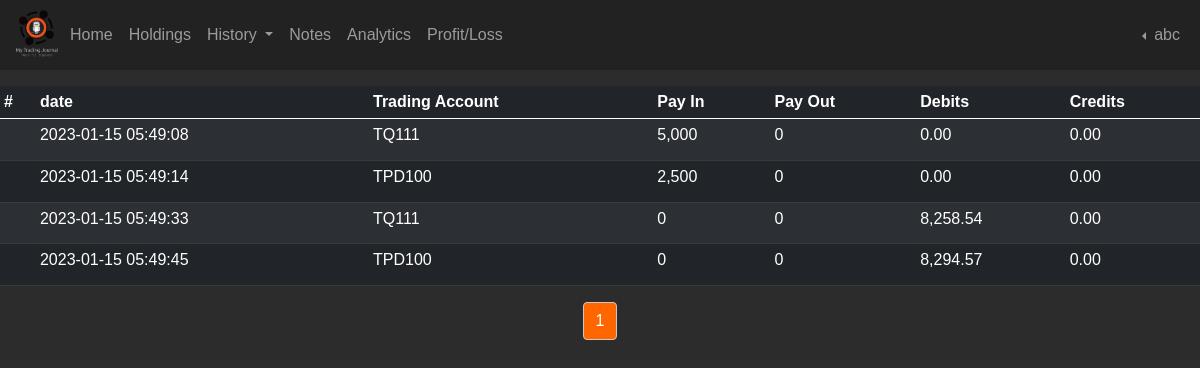
The page /fund_history_page (signed in) on the database its author committed.
### applications/models.py (models this page shows, shortened)
class Users(db.Model, UserMixin):
    __tablename__ = "users"
    id = db.Column(db.Integer(), primary_key=True)
    date = db.Column(db.DateTime, server_default=db.func.now(), nullable=False)
    username = db.Column(db.String(45), unique=True, nullable=False)
    email = db.Column(db.String(45), unique=True, nullable=False)
    hash_password = db.Column(db.String(60), nullable=False)
    last_logged = db.Column(db.DateTime, server_default=db.func.now(), server_onupdate=db.func.now(), nullable=False)
    scripts = db.relationship('Transactions', backref='owner_id', lazy=True)
    brokers = db.relationship('Brokers', backref="user_brokers", lazy=True)
    research = db.relationship('Research', backref="user_research", lazy=True)
    funds = db.relationship('Funds', backref="user_funds", lazy=True)
    @property
    def password(self):
        return self.password

class Funds(db.Model):
    __tablename__ = "funds"
    id = db.Column(db.Integer(), primary_key=True)
    date = db.Column(db.DateTime, server_default=db.func.now(), nullable=False)
    user_id = db.Column(db.Integer(), db.ForeignKey('users.id', ondelete='CASCADE'), nullable=False)
    trading_code = db.Column(db.String(length=45), nullable=False)
    pay_in = db.Column(db.Integer(), default=0.00, nullable=False)
    debits = db.Column(db.Float(), default=0.00, nullable=False)
    credits = db.Column(db.Float(), default=0.00, nullable=False)
    pay_out = db.Column(db.Integer(), default=0.00, nullable=False)
    balance = db.Column(db.Float(), default=0.00, nullable=False)

### applications/routers/fund_history_route.py (the view)
@app.route('/fund_history_page', methods=['GET', 'POST'])
@login_required
def fund_history_page():
    page = request.args.get('page', 1, int)
    fund_data = Funds.query.filter(Funds.user_id == current_user.id).paginate(page=page, per_page=10)
    return render_template('fund_history.html', fund_data=fund_data)

### applications/models.py (called while the page is built)
@login_manager.user_loader
def load_user(user_id):
    return Users.query.get(int(user_id))

### applications/templates/fund_history.html (shortened to what this page needs)
{% extends 'layout.html' %}
{% block content %}
<div class="row">
        <div class="4">
            <table class="table table-dark table-striped table-sm tableFixHead">
                <thead>
                    <tr>
                        <th scope="col">#</th>
                        <th scope="col">date</th>
                        <th scope="col">Trading Account</th>
                        <th scope="col">Pay In</th>
                        <th scope="col">Pay Out</th>
                        <th scope="col">Debits</th>
                        <th scope="col">Credits</th>
                    </tr>
                </thead>
                <tbody>
                        {% for fd in fund_data.items %}
                        <tr>
                            <td></td>
                            <td>{{ fd.date }}</td>
                            <td>{{ fd.trading_code }}</td>
                            <td>{{ format_price (fd.pay_in )}}</td>
                            <td>{{ format_price (fd.pay_out) }}</td>
                            <td>{{ format_price (fd.debits )}}</td>
                            <td>{{ format_price (fd.credits) }}</td>
                        </tr>
                        {% endfor %}
                </tbody>
            </table>
            <div class="text-center paginated">
                {% for page_num in fund_data.iter_pages(left_edge=1, right_edge=1, left_current=1, right_current=2) %}
                    {% if page_num %}
                        {% if fund_data.page == page_num %}
                            <a class="btn mb-4" id="btn-current" href="{{ url_for('fund_history_page', page=page_num) }}">{{ page_num }}</a>
                        {% else %}
                            <a class="btn btn-outline-info mb-4" href="{{ url_for('fund_history_page', page=page_num) }}">{{ page_num }}</a>
                        {% endif %}
                    {% else %}
                        ...
                    {% endif %}
                {% endfor %}
            </div>
        </div>
</div>
{% endblock content %}
{%- macro format_price(price, thousand_separator=',', decimal_separator='.', decimal_places=2) -%}
{%- set price_as_string = price | string -%}
{%- set price_split = price_as_string.split('.') -%}
{%- set price_integer = price_split[0] -%}
{%- if price_split | count > 1 -%}
{%- set price_fraction = price_split[1] -%}
{%- if price_fraction | length < decimal_places -%}
{%- set price_fraction = price_fraction.ljust(decimal_places, '0') -%}
{%- else -%}
{%- set price_fraction = price_fraction[:decimal_places] -%}
{%- endif -%}
{%- else -%}
{%- set price_fraction = '' -%}
{%- endif -%}
{%- set formatted_price_integer = price_integer | reverse | batch(3) | map('join', '') | join(thousand_separator) | reverse -%}
{%- if price_fraction != '' -%}
{%- set formatted_price = formatted_price_integer ~ decimal_separator ~ price_fraction -%}
{%- else -%}
{%- set formatted_price = formatted_price_integer-%}
{%- endif -%}
{{- formatted_price -}} {%- endmacro -%}

### applications/templates/layout.html (shortened to what this page needs)
<!doctype html>
<html lang="en">
  <head>
    <link href="https://cdn.jsdelivr.net/npm/bootstrap@5.0.2/dist/css/bootstrap.min.css" rel="stylesheet">
    <link href="{{ url_for('static', filename='style.css')}}" rel="stylesheet" type="text/css">
  </head>
  <body>
    <nav class="navbar navbar-expand-lg navbar-dark">
        <div class="container-fluid">
          <img class='mb-1' src="{{ url_for('static', filename='images/new_version_logo.png') }}" width=50 alt="Website Logo">
          {% if current_user.is_authenticated %}
          <div class="collapse navbar-collapse" id="navbarSupportedContent">
            <ul class="navbar-nav me-auto mb-2 mb-lg-0">
              <li class="nav-item">
                <a class="nav-link" href="{{ url_for('home_page') }}">Home</a>
              </li>
              <li class="nav-item">
                <a class="nav-link" href="{{ url_for('holdings_page') }}">Holdings</a>
              </li>
              <li class="nav-item dropdown dropdown">
                <a class="nav-link dropdown-toggle" href="#" id="navbarDropdown" role="button" data-bs-toggle="dropdown" aria-expanded="false mx-50">
                  History
                </a>
              </li>
              <li class="nav-item">
                <a class="nav-link" href="{{ url_for('notes_page') }}">Notes</a>
              </li>
              <li class="nav-item">
                <a class="nav-link" href="{{ url_for('analytics_page') }}">Analytics</a>
              </li>
              <li class="nav-item">
                <a class="nav-link" href="{{ url_for('profit_loss_page') }}">Profit/Loss</a>
              </li>
            </ul>
              <div class="d-flex navbar-nav">
                <li class="nav-item dropdown dropstart">
                  <a class="nav-link dropdown-toggle" href="#" id="navbarDropdown" role="button" data-bs-toggle="dropdown" aria-expanded="false mx-50">
                    {{ current_user.username }}
                  </a>
                </li>
              </div>
            {% endif %}
          </div>
        </div>
    </nav>
    <div class="row">
      <div class="col-4"></div>
      <div class="col-4"></div>
    </div>
    {% block content %}
    {% endblock content %}
  </body>
</html>

### applications/static/style.css (style rules this page uses)
body { margin: 0; background-color: #2c2c2c; color: white; font-family: sans-serif; }
nav, .form_bg, .modal-content { background-color: #222222; color: white; }
.btn, .btn-secondary { background-color: #373737; color: white; border-color: rgb(201, 201, 201); }
.tableFixHead { overflow-y: auto; height: 200px; }
.tableFixHead thead th { position: sticky; top: 0px; }
#btn-current { background-color: rgb(255, 102, 0); }

### rows shown on the page
Users: username "abc"
Funds: date "2023-01-15 05:49:08", trading_code "TQ111", pay_in "5,000 0 0.00 0.00"
Funds: date "2023-01-15 05:49:14", trading_code "TPD100", pay_in "2,500 0 0.00 0.00"
Funds: date "2023-01-15 05:49:33", trading_code "TQ111", formatted_price "0 0 8,258.54 0.00"
Funds: date "2023-01-15 05:49:45", trading_code "TPD100", formatted_price "0 0 8,294.57 0.00"

### other values the page prints
{{ page_num }} "1"
